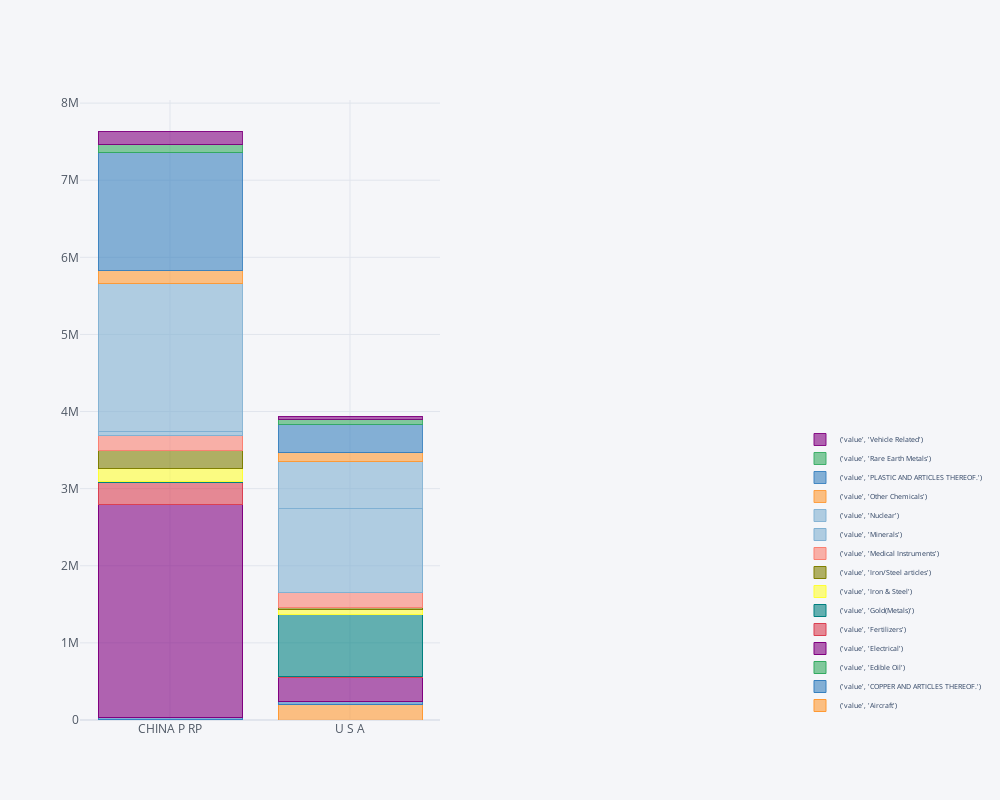

The cell this chart's notebook holds for it:
### Code cell
usa_china_import = import_top_commodity_data[import_top_commodity_data['country'].isin(['U S A', 'CHINA P RP'])][['commodity', 'country', 'value']]

fig = usa_china_import.sort_values(by='value', ascending=False).\
    groupby(['country', 'commodity']).sum().unstack().\
    iplot(kind='bar', barmode='stack', asFigure=True)

# fig.layout = cf.Layout(height=1000, width=1400, legend=dict(font=dict(size=7), x=2, y=3))
fig.layout.legend = dict(font=dict(size=7), x=2, y=0)
fig.layout.height = 800
fig.layout.width = 1000
# fig.layout.size = 10
fig.show()

### Figure 1 — Plotly figure (JSON) as saved in the notebook; plotly's stock layout.template omitted (floating-point values rounded to 4 significant figures)
{"data": [{"marker": {"color": "rgba(255, 153, 51, 0.6)", "line": {"color": "rgba(255, 153, 51, 1.0)", "width": 1}}, "name": "('value', 'Aircraft')", "orientation": "v", "text": "", "type": "bar", "x": ["CHINA P RP", "U S A"], "y": [1855.0, 203700.0]}, {"marker": {"color": "rgba(55, 128, 191, 0.6)", "line": {"color": "rgba(55, 128, 191, 1.0)", "width": 1}}, "name": "('value', 'COPPER AND ARTICLES THEREOF.')", "orientation": "v", "text": "", "type": "bar", "x": ["CHINA P RP", "U S A"], "y": [25850.0, 34910.0]}, {"marker": {"color": "rgba(50, 171, 96, 0.6)", "line": {"color": "rgba(50, 171, 96, 1.0)", "width": 1}}, "name": "('value', 'Edible Oil')", "orientation": "v", "text": "", "type": "bar", "x": ["CHINA P RP", "U S A"], "y": [2514.0, 923.9]}, {"marker": {"color": "rgba(128, 0, 128, 0.6)", "line": {"color": "rgba(128, 0, 128, 1.0)", "width": 1}}, "name": "('value', 'Electrical')", "orientation": "v", "text": "", "type": "bar", "x": ["CHINA P RP", "U S A"], "y": [2764000.0, 305900.0]}, {"marker": {"color": "rgba(219, 64, 82, 0.6)", "line": {"color": "rgba(219, 64, 82, 1.0)", "width": 1}}, "name": "('value', 'Fertilizers')", "orientation": "v", "text": "", "type": "bar", "x": ["CHINA P RP", "U S A"], "y": [279600.0, 12420.0]}, {"marker": {"color": "rgba(0, 128, 128, 0.6)", "line": {"color": "rgba(0, 128, 128, 1.0)", "width": 1}}, "name": "('value', 'Gold(Metals)')", "orientation": "v", "text": "", "type": "bar", "x": ["CHINA P RP", "U S A"], "y": [21130.0, 803900.0]}, {"marker": {"color": "rgba(255, 255, 51, 0.6)", "line": {"color": "rgba(255, 255, 51, 1.0)", "width": 1}}, "name": "('value', 'Iron & Steel')", "orientation": "v", "text": "", "type": "bar", "x": ["CHINA P RP", "U S A"], "y": [167200.0, 72720.0]}, {"marker": {"color": "rgba(128, 128, 0, 0.6)", "line": {"color": "rgba(128, 128, 0, 1.0)", "width": 1}}, "name": "('value', 'Iron/Steel articles')", "orientation": "v", "text": "", "type": "bar", "x": ["CHINA P RP", "U S A"], "y": [229200.0, 30910.0]}, {"marker": {"color": "rgba(251, 128, 114, 0.6)", "line": {"color": "rgba(251, 128, 114, 1.0)", "width": 1}}, "name": "('value', 'Medical Instruments')", "orientation": "v", "text": "", "type": "bar", "x": ["CHINA P RP", "U S A"], "y": [192000.0, 191500.0]}, {"marker": {"color": "rgba(128, 177, 211, 0.6)", "line": {"color": "rgba(128, 177, 211, 1.0)", "width": 1}}, "name": "('value', 'Minerals')", "orientation": "v", "text": "", "type": "bar", "x": ["CHINA P RP", "U S A"], "y": [59890.0, 1084000.0]}, {"marker": {"color": "rgba(128, 177, 211, 0.6)", "line": {"color": "rgba(128, 177, 211, 0.8999999999999999)", "width": 1}}, "name": "('value', 'Nuclear')", "orientation": "v", "text": "", "type": "bar", "x": ["CHINA P RP", "U S A"], "y": [1911000.0, 605200.0]}, {"marker": {"color": "rgba(255, 153, 51, 0.6)", "line": {"color": "rgba(255, 153, 51, 0.8999999999999999)", "width": 1}}, "name": "('value', 'Other Chemicals')", "orientation": "v", "text": "", "type": "bar", "x": ["CHINA P RP", "U S A"], "y": [173900.0, 120800.0]}, {"marker": {"color": "rgba(55, 128, 191, 0.6)", "line": {"color": "rgba(55, 128, 191, 0.8999999999999999)", "width": 1}}, "name": "('value', 'PLASTIC AND ARTICLES THEREOF.')", "orientation": "v", "text": "", "type": "bar", "x": ["CHINA P RP", "U S A"], "y": [1525000.0, 369000.0]}, {"marker": {"color": "rgba(50, 171, 96, 0.6)", "line": {"color": "rgba(50, 171, 96, 0.8999999999999999)", "width": 1}}, "name": "('value', 'Rare Earth Metals')", "orientation": "v", "text": "", "type": "bar", "x": ["CHINA P RP", "U S A"], "y": [107600.0, 61720.0]}, {"marker": {"color": "rgba(128, 0, 128, 0.6)", "line": {"color": "rgba(128, 0, 128, 0.8999999999999999)", "width": 1}}, "name": "('value', 'Vehicle Related')", "orientation": "v", "text": "", "type": "bar", "x": ["CHINA P RP", "U S A"], "y": [176800.0, 39070.0]}], "layout": {"barmode": "stack", "height": 800, "legend": {"font": {"size": 7}, "x": 2, "y": 0}, "paper_bgcolor": "#F5F6F9", "plot_bgcolor": "#F5F6F9", "title": {"font": {"color": "#4D5663"}}, "width": 1000, "xaxis": {"gridcolor": "#E1E5ED", "showgrid": true, "tickfont": {"color": "#4D5663"}, "title": {"font": {"color": "#4D5663"}, "text": ""}, "zerolinecolor": "#E1E5ED"}, "yaxis": {"gridcolor": "#E1E5ED", "showgrid": true, "tickfont": {"color": "#4D5663"}, "title": {"font": {"color": "#4D5663"}, "text": ""}, "zerolinecolor": "#E1E5ED"}}}
